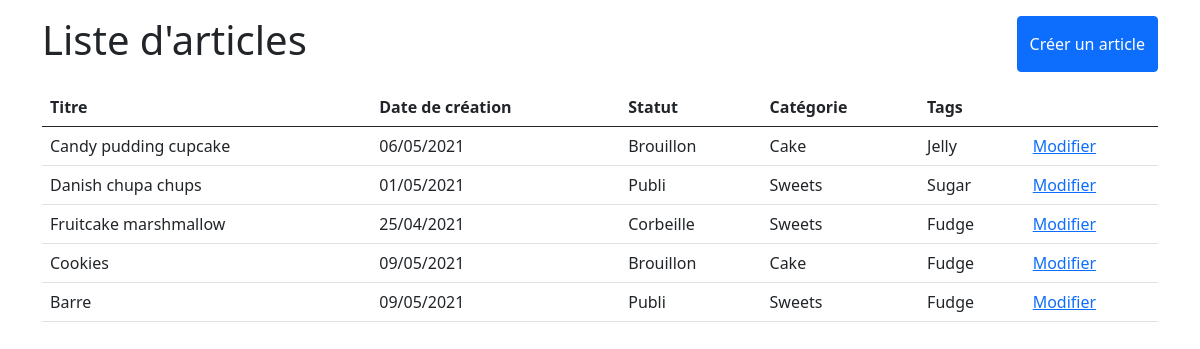
Before: / with the older database file.
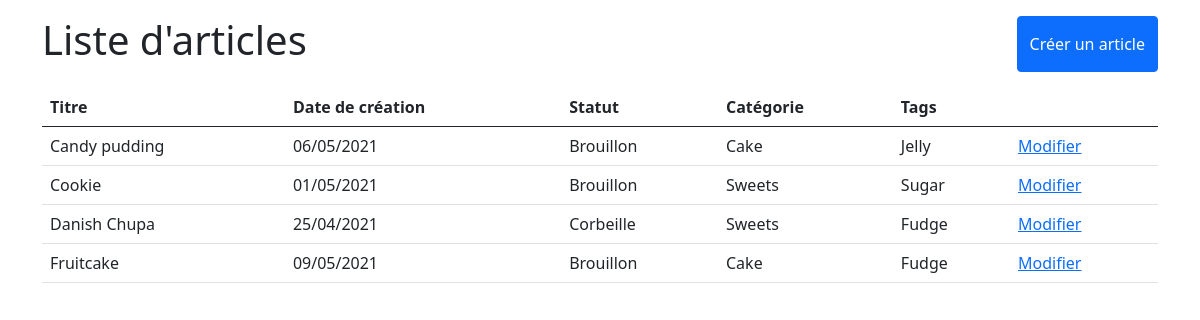
After: the same page with the newer database file.
### tables this page shows
CREATE TABLE IF NOT EXISTS `listearticles` (
  `idArticle` int(11) NOT NULL AUTO_INCREMENT,
  `titreArticle` varchar(255) NOT NULL,
  `statutArticle` enum('Publi','Corbeille','Brouillon') NOT NULL,
  `dateCreationArticle` date NOT NULL,
  `datePublicationtionArticle` date NOT NULL,
  `ContenuArticle` text NOT NULL,
  `idCategorie` int(11) DEFAULT NULL,
  PRIMARY KEY (`idArticle`),
  KEY `listeArticles_listeCategories_FK` (`idCategorie`)
);

CREATE TABLE IF NOT EXISTS `listecategories` (
  `idCategorie` int(11) NOT NULL AUTO_INCREMENT,
  `nomCategorie` varchar(255) NOT NULL,
  `descriptionCategorie` text NOT NULL,
  PRIMARY KEY (`idCategorie`)
);

CREATE TABLE IF NOT EXISTS `listetags` (
  `idTag` int(11) NOT NULL AUTO_INCREMENT,
  `nomTag` varchar(255) NOT NULL,
  `descriptionTag` varchar(255) NOT NULL,
  PRIMARY KEY (`idTag`)
);

### helpers.php (called while the page is built, shortened)
<?php
function afficheDateFR($dateStringUS){
    return date_format(date_create($dateStringUS), "d/m/Y");
}

### index.php (the view, shortened to what this page needs)
<?php
require "connect.php";
require "helpers.php";
$stmt = $db->query("SELECT * from listearticles
                       LEFT JOIN listecategories ON listearticles.idCategorie = listecategories.idCategorie
                       INNER JOIN posseder ON listearticles.idArticle = posseder.idArticle
                       INNER JOIN listeTags ON listetags.idTag = posseder.idTag");
$articles = $stmt->fetchAll();
?>
<html lang="en">
<head>
    <link href="https://cdn.jsdelivr.net/npm/bootstrap@5.0.0/dist/css/bootstrap.min.css" rel="stylesheet">
</head>
<body>
    <div class="container">
        <div class="d-flex justify-content-between mt-3 mb-3">
            <h1>Liste d'articles</h1>
            <a class="btn btn-primary d-flex align-items-center" href="editors.php?news">Créer un article</a>
        </div>
        <table class="table">
            <thead>
                <tr>
                    <th>Titre</th>
                    <th>Date de création</th>
                    <th>Statut</th>
                    <th>Catégorie</th>
                    <th>Tags</th>
                    <th></th>
                </tr>
            </thead>
            <?php foreach($articles as $article){ ?>
                    <tr>
                        <td><?= $article["titreArticle"] ?></td>
                        <td><?= afficheDateFR($article["dateCreationArticle"]) ?></td>
                        <td><?= $article["statutArticle"] ?></td>
                        <td><?= $article["nomCategorie"] ?></td>
                        <td><?= $article["nomTag"] ?></td></td>
                        <td>
                        <a href="editor.php?idArticle=<?= $article["idArticle"] ?>">Modifier</a>
                    </td>
                </tr>
            <?php } ?>
        </table>
    </div>
</body>
</html>

Changed rows visible on the page:
removed listearticles: titreArticle "Barre", dateCreationArticle "09/05/2021", statutArticle "Publi", idCategorie.nomCategorie "Sweets", listetags.nomTag "Fudge"
changed listearticles "Jelly": titreArticle "Candy pudding cupcake" → "Candy pudding"
changed listearticles "Sugar": titreArticle "Danish chupa chups" → "Cookie"; statutArticle "Publi" → "Brouillon"
changed listearticles "Corbeille": titreArticle "Fruitcake marshmallow" → "Danish Chupa"
changed listearticles: titreArticle "Cookies" → "Fruitcake"
